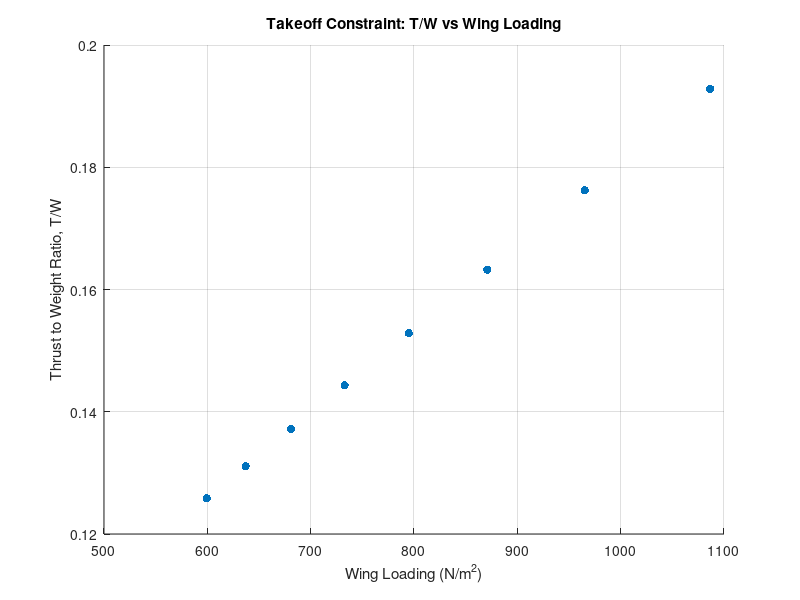

MATLAB code to generate this figure:
%Created by Kriston Rickman
%Date created 07/06/26
%V1.02
%Energy based constraint analysis
%Note:
%/*simple concept of the takeoff constraint. formulas have been double
% checked and have changed base on the developing knowledge on the
% matter. *\

clearvars
Gravity = 9.81;
p_SL = 1.225;
p_cruise = 0.905;
S_G = 502.92;
K_TO = 1.2;
Cruise_velocity = 74.594;
C_Dmin = 0.027; % Assumption from Cirrus sr 20
C_Lmin = 0.3; % Assumption from Cirrus sr 20
Sweep_angle = 3; % Made from assumption
Mass_without_wing_skin = 780; % assume based on aircraft type
Wing_mass_per_volume = 2700; % assumption of mass of GA aluminum
Wing_skin_thickness = 0.002; % assumption of mass of GA aluminum
Rolling_friction_coefficient = 0.03;
Propeller_efficiency_TO = 0.75; % assume based on propeller
HP_to_watts = 745.7;


% NOTE Measuremnt in HP will be convert to Watts
Engine_power_HP = [180:10:250]; % Assumption of Eninge need data
Span = [11.8:-0.4:9]; % assume based on aircraft type
Wing_area = [15.5:-1.1:7.8]; % assume based on aircraft type

% Engine Characteristics
Engine_power_watts = Engine_power_HP .* HP_to_watts;
Fuel_spent_ground_to_TO = 0.11;
Fuel_mass_per_gallon = 2.8; % ARD
mass_loss_on_TO = Fuel_spent_ground_to_TO .* Fuel_mass_per_gallon;

% aircraft related calculation
AR_wing = Span.^2 ./ Wing_area;
Wing_skin_area_total = 2 .* Wing_area;
Wing_skin_volume = Wing_skin_area_total .* Wing_skin_thickness;
Wing_skin_mass = Wing_skin_volume .* Wing_mass_per_volume;
Mass_aircraft = Mass_without_wing_skin + Wing_skin_mass; % assume based on aircraft type
Mass_TO = Mass_aircraft - mass_loss_on_TO;
Weight_TO = Mass_TO * Gravity;
Wing_loading = Weight_TO ./ Wing_area;

%Velocity formulas
C_Lmax_TO = 1.7; % Assumption including flaps, elevator, and wing
Velocity_stall = sqrt((2 .* Weight_TO) ./ (p_SL .* Wing_area .* C_Lmax_TO));
Velocity_TO = K_TO * Velocity_stall;
Velocity_avg_TO = Velocity_TO ./ sqrt(2);
%/*C_L_ground_TO For a more accurate constraint create a lift coefficient
%that is specific for ground because the ground and takeoff coefficents
% are not the same*\
C_L_required_TO = 2 .* Weight_TO ./(p_SL .* Velocity_TO.^2 .* Wing_area);
Lift_TO = 0.5 .* p_SL .* Velocity_TO.^2 .* Wing_area .* C_L_required_TO;
C_Lcruise = 2 .*Weight_TO./(p_cruise .* Cruise_velocity.^2 .* Wing_area);
%B = Mass_TO./Mass_aircraft;

%Average lift
Lift_avg_TO = 0.5 .* p_SL .* Velocity_avg_TO.^2 .* Wing_area .* C_L_required_TO;
q_avg_TO = 0.5 .* p_SL .* Velocity_avg_TO.^2;
Thrust_TO = (Propeller_efficiency_TO .* Engine_power_watts) ./ Velocity_TO;

% Sweep Angle Calculation Decision
if Sweep_angle == 0
    e = 1.78 .* (1 - 0.045 .* AR_wing.^0.68) - 0.64;
elseif Sweep_angle >= 30
    e = 4.61 .* (1 - 0.045 .* AR_wing.^0.68) .* (cosd(Sweep_angle)).^0.15 - 3.1;
elseif (Sweep_angle > 0) && (Sweep_angle < 30)
    e0 = 1.78 .* (1 - 0.045 .* AR_wing.^0.68) - 0.64;
    e30 = 4.61 .* (1 - 0.045 .* AR_wing.^0.68) .* (cosd(30)).^0.15 - 3.1;
    e = e0 + (Sweep_angle ./ 30) .* (e30 - e0);
else
    error("Sweep angle is out of range")
end

% Full Drag Polar Buildup
K_1 = 1./(pi.*AR_wing.*e);

C_D0 = C_Dmin + K_1.*C_Lmin.^2;

K_2 = -2.*K_1.*C_Lmin;

C_DTO = C_D0 + (K_1.*C_L_required_TO.^2) + K_2.*C_L_required_TO;

C_Dcruise = C_D0 + (K_1.*C_Lcruise.^2) + K_2.*C_Lcruise;

Drag_TO = 0.5 .* C_DTO .* p_SL .* Wing_area .* Velocity_TO.^2;

%Average drag

Drag_avg_TO = 0.5 .* p_SL .* Velocity_avg_TO.^2 .* Wing_area .* C_DTO;

% Equation for Constraints

Acceleration_TO = Velocity_TO.^2 ./ (2 .* S_G);

%Takeoff constraint
Thrust_to_Weight_TO = (Acceleration_TO ./ Gravity) + (q_avg_TO .* C_DTO) ./Wing_loading + Rolling_friction_coefficient .* (1 - (q_avg_TO .* C_L_required_TO) ./ Wing_loading); % Takeoff Constraint


%Acceleration_horizontal_TO = (Thrust_TO - Drag_TO - Rolling_friction_coefficient .* (Weight_TO - Lift_TO)) ./ Mass_TO; % Horizontal acceleration

figure;
scatter(Wing_loading, Thrust_to_Weight_TO, 'filled');
xlabel('Wing Loading (N/m^2)');
ylabel('Thrust to Weight Ratio, T/W');
title('Takeoff Constraint: T/W vs Wing Loading');
grid on;
